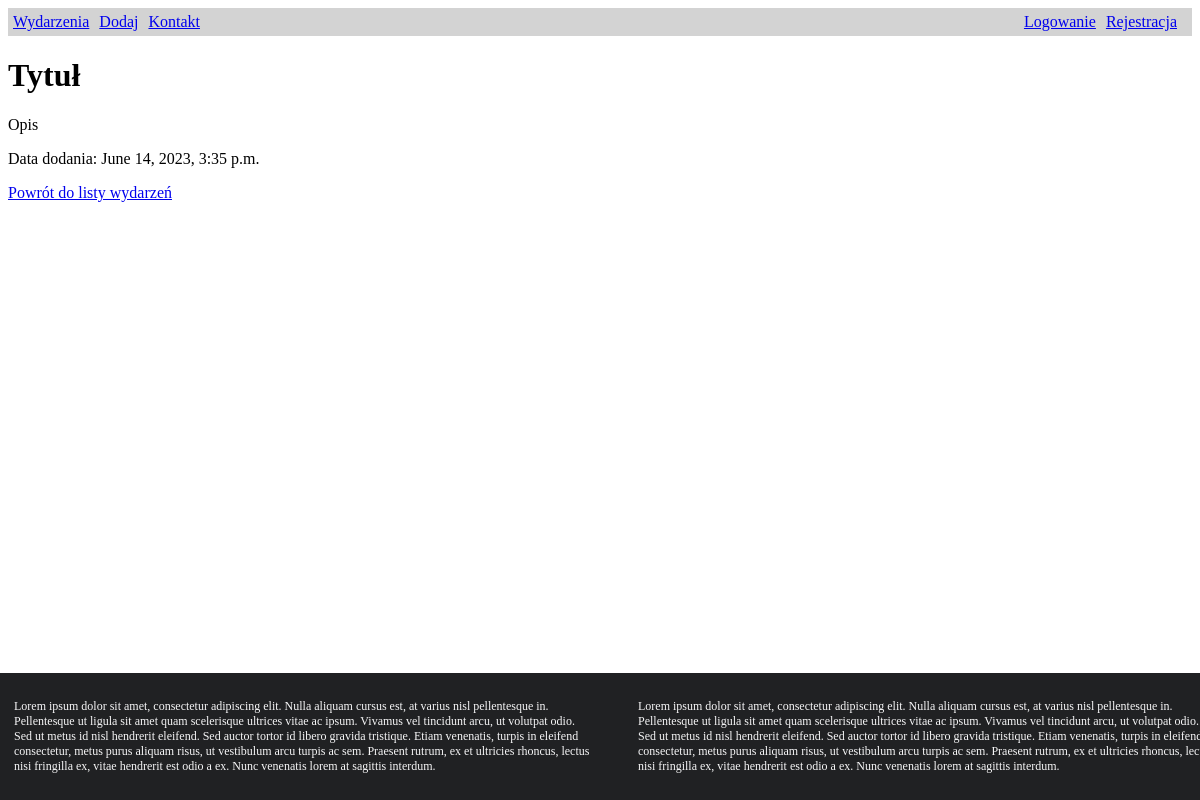
The page /event/1/ on the database its author committed.
### cms/models.py (models this page shows, shortened)
class Event(models.Model):
    title = models.CharField(max_length=200)
    content = models.TextField()
    author = models.ForeignKey(User, on_delete=models.CASCADE)
    date_added = models.DateTimeField(auto_now=True)

### cms/views.py (the view)
# urls.py: path('event/<int:event_id>/', views.event_details, name='event_details'),
def event_details(request, event_id):
    event = get_object_or_404(Event, pk=event_id)
    return render(request, 'events/event_details.html', {'event': event})

### cms/templates/events/event_details.html (shortened to what this page needs)
{% extends 'events/base.html' %}
{% block content %}
    <h1>{{ event.title }}</h1>
    <p>{{ event.content }}</p>
    <p>Data dodania: {{ event.date_added }}</p>
    <a href="{% url 'cms:index' %}">Powrót do listy wydarzeń</a>
{% endblock %}

### rows shown on the page
Event: title "Tytuł", content "Opis", date_added "June 14, 2023, 3:35 p.m."
